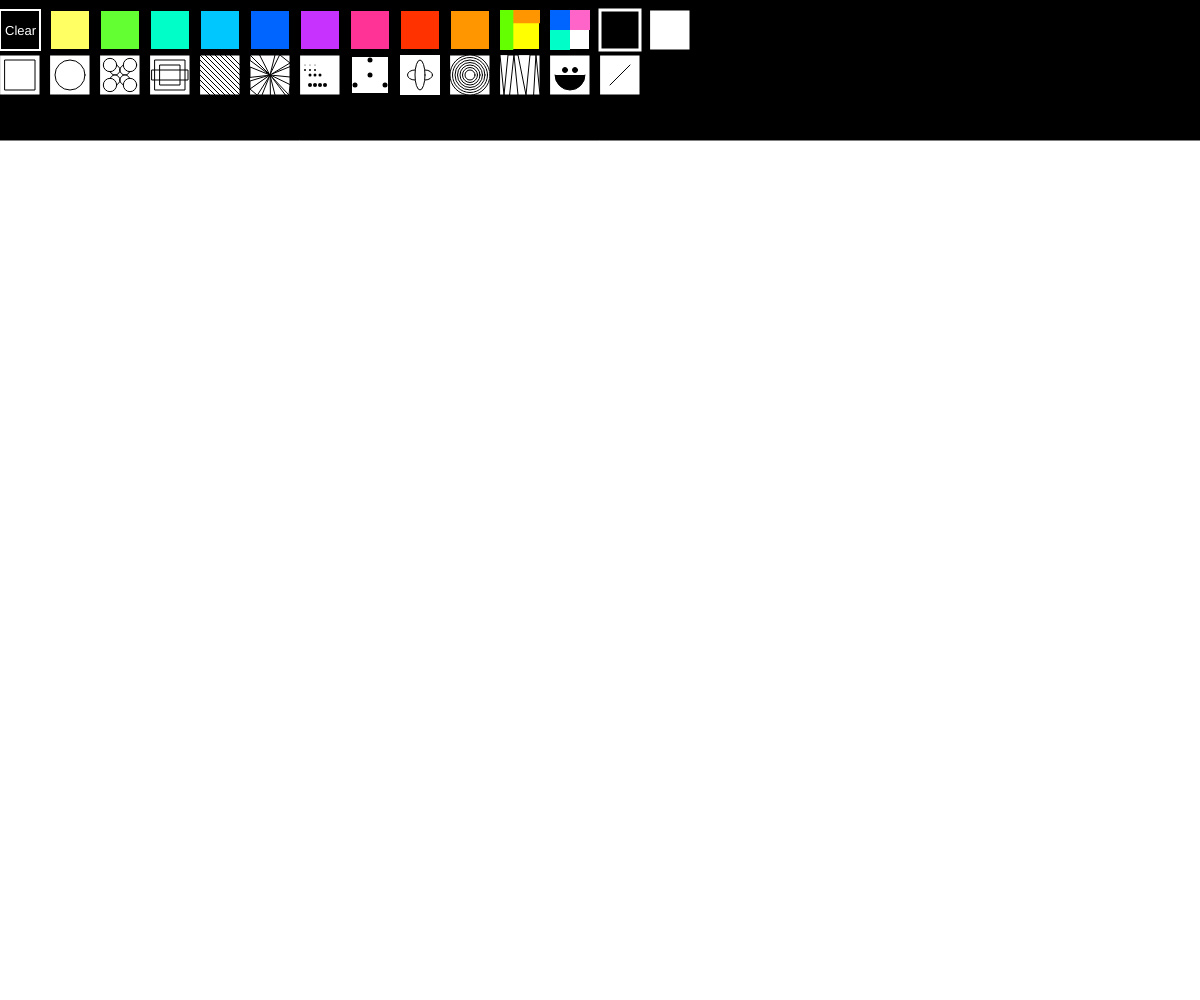
Frame 1 (no input)
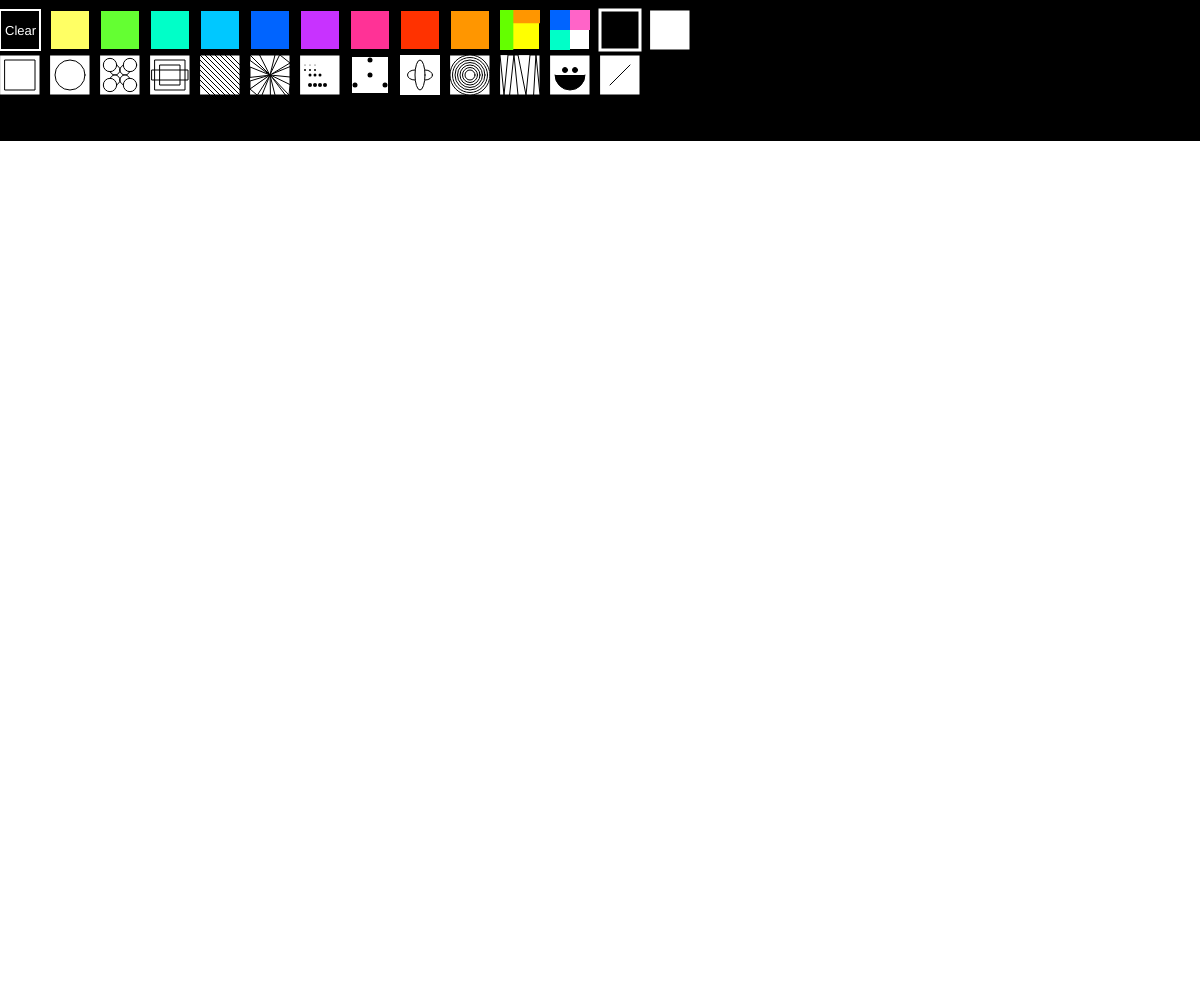
Frame 60 (no input)
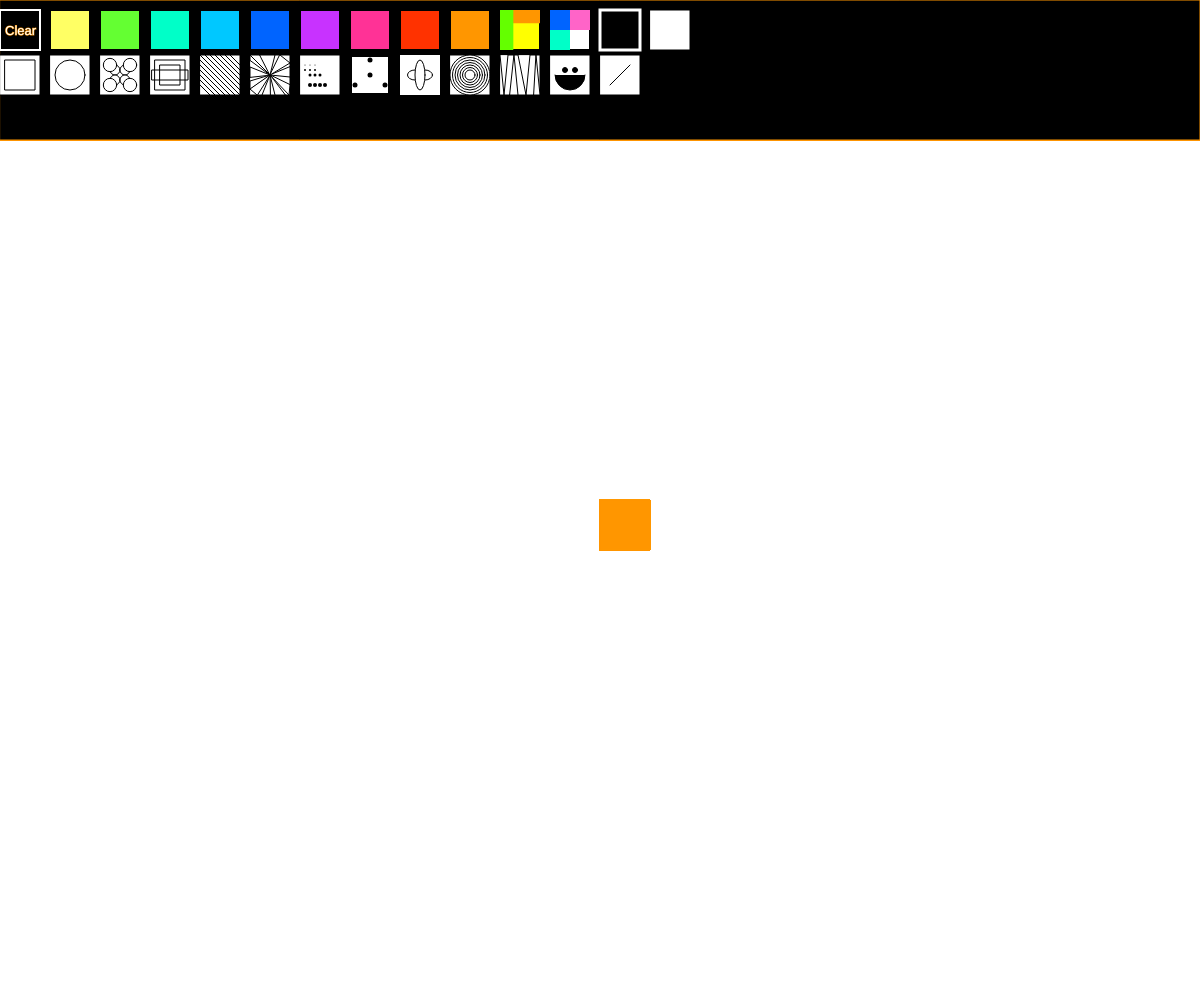
Frame 120 (the mouse pressed at the canvas centre since frame 60)

The p5.js sketch that drew these frames (run headless with seeded random() and noise() and a simulated clock; from frame 60 on, the mouse is pressed at the canvas centre):

// p5.js sketch
// ── sketch.js

var botontam = 40;

var boton1x = 0;
var boton1y = 10;

var boton2x = 50;
var boton2y = 10;

var boton3x = 100;
var boton3y = 10;

var boton4x = 150;
var boton4y = 10;

var boton5x = 200;
var boton5y = 10;

var boton6x = 250;
var boton6y = 10;

var boton7x = 300;
var boton7y = 10;

var boton8x = 350;
var boton8y = 10;

var boton9x = 400;
var boton9y = 10;

var boton10x = 450;
var boton10y = 10;

var boton11x = 500;
var boton11y = 10;

var boton12x = 550;
var boton12y = 10;

var boton13x = 600;
var boton13y = 10;

var boton14x = 0;
var boton14y = 55;

var boton15x = 50;
var boton15y = 55;

var boton16x = 100;
var boton16y = 55;

var boton17x = 150;
var boton17y = 55;

var boton18x = 200;
var boton18y = 55;

var boton19x = 250;
var boton19y = 55;

var boton20x = 300;
var boton20y = 55;

var boton21x = 350;
var boton21y = 55;

var boton22x = 400;
var boton22y = 55;

var boton23x = 450;
var boton23y = 55;

var boton24x = 500;
var boton24y = 55;

var boton25x = 550;
var boton25y = 55;

var boton26x = 650;
var boton26y = 10;


var boton27x = 600;
var boton27y = 55;


// Color y herramienta
//la herramienta predeterminada es el cuadrado
var herramienta = 0;
//el color predeterminado es el naranja
var colordibujar = 8;


function setup() {
	//  windowWidth y windowHeight son el tamaño del programa(tamaño en que el
  //usuario abre el programa en en computador, depende de cada computador)
	createCanvas(windowWidth, windowHeight);
	background(255, 255, 255);

}

function draw() {
  //fondo negro debajo de los colores y herramientas
  fill(0);
  rect(0,0,windowWidth,140);
  //CLEAR borra todo lo dibujado
  textSize(13);
  fill(255,255,255);
  text("Clear",5,35);
	noFill();
  stroke(255,255,255);
  strokeWeight(2);
	rect(boton1x, boton1y, botontam, botontam);
  stroke(0);
  
  //BOTONES DE COLORES
  //color 0 (amarillo)
	fill(255,255,100);
	rect(boton2x, boton2y, botontam, botontam);
  
  //color 1 (verde)
	fill(100,255,50);
	rect(boton3x, boton3y, botontam, botontam);
  
  //color 2 (aguamarina)
	fill(0,255,200);
	rect(boton4x, boton4y, botontam, botontam);
  
  //color 3 (azulclaro)
	fill(0,200,255);
	rect(boton5x, boton5y,botontam, botontam);
	
	//color 4 (azul)
	fill(0,100,255);
	rect(boton6x, boton6y,botontam, botontam);
  
  //color5 (morado)
  fill(200,50,255);
  rect(boton7x, boton7y,botontam, botontam);
	
  //color6 (rosado)
  fill(255,50,150);
  rect(boton8x, boton8y,botontam, botontam);
  
  //color7 (rojo)
  fill(255,50,0);
  rect(boton9x, boton9y,botontam, botontam);
  
  //color8 (naranja)
  fill(255,150,0);
  rect(boton10x, boton10y,botontam, botontam);
  
  //color9 (dependiendo de la posición en X y Y se dibuja de colores
  //verde, amarillo o naranja)
  //parte amarilla del boton
  fill(255,255,0);
  rect(boton11x, boton11y,botontam, botontam);
  noStroke();
  fill(255,150,0);
  rect(boton11x,boton11y,botontam, botontam/3);
  fill(100,255,0);
  rect((boton11x),boton11y,botontam/3,botontam);
  stroke(0);
  
  //color10 (dependiendo de la posici{on del mouse, cuatro colores : azul,
  //rosado, aguamarina,blanco)
  //parte blanca del botón
  fill(255,255,255);
  rect(boton12x, boton12y,botontam, botontam);
  noStroke();
  fill(255,100,200);
  rect(boton12x,boton12y,botontam, botontam/2);
  fill(0,255,200);
  rect((boton12x),boton12y,botontam/2,botontam);
  fill(0,100,255);
  rect((boton12x),boton12y,botontam/2,botontam/2);
  stroke(0);
  
  //color11 (negro)
  stroke(255,255,255);
  strokeWeight(3);
  fill(0);
  rect(boton13x,boton13y,botontam,botontam);
  stroke(0);
  strokeWeight(1);
  
  
  //herramienta1 (rectangulo)
  fill(255,255,255);
  rect(boton14x,boton14y,botontam,botontam);
  rect(boton14x+5,boton14y+5,botontam-10,botontam-10);

  
  //herramienta1 (circulo)
  fill(255,255,255);
  rect(boton15x,boton15y,botontam,botontam);
  ellipse(boton15x+20,boton15y+20,botontam-10,botontam-10);
  
  //herramienta2 (circulosraros-este dibuja circulos con base en la posición
  //del mouse), entre más cerca al centro, más pequeños los circulos
  fill(255,255,255);
  rect(boton16x,boton16y,botontam,botontam);
  ellipse(boton16x+15,boton16y+15,botontam/4,botontam/4);
  ellipse(boton16x+25,boton16y+15,botontam/4,botontam/4);
  ellipse(boton16x+15,boton16y+25,botontam/4,botontam/4);
  ellipse(boton16x+25,boton16y+25,botontam/4,botontam/4);
  ellipse(boton16x+10,boton16y+10,botontam/3,botontam/3);
  ellipse(boton16x+30,boton16y+10,botontam/3,botontam/3);
  ellipse(boton16x+10,boton16y+30,botontam/3,botontam/3);
  ellipse(boton16x+30,boton16y+30,botontam/3,botontam/3);
  
  
  //herramienta4 (lineas diagonales)
  fill(255,255,255);
  rect(boton18x,boton18y,botontam,botontam);
  line(boton18x,boton18y,boton18x+botontam,boton18y+botontam);
  line(boton18x+5,boton18y,boton18x+botontam,boton18y+botontam-5);
 	line(boton18x+10,boton18y,boton18x+botontam,boton18y+botontam-10);
  line(boton18x+15,boton18y,boton18x+botontam,boton18y+botontam-15);
  line(boton18x+20,boton18y,boton18x+botontam,boton18y+botontam-20);
  line(boton18x+25,boton18y,boton18x+botontam,boton18y+botontam-25);
  line(boton18x+30,boton18y,boton18x+botontam,boton18y+botontam-30);
  line(boton18x-5,boton18y,boton18x+botontam,boton18y+botontam+5);
 	line(boton18x-10,boton18y,boton18x+botontam,boton18y+botontam+10);
  line(boton18x-15,boton18y,boton18x+botontam,boton18y+botontam+15);
  line(boton18x-20,boton18y,boton18x+botontam,boton18y+botontam+20);
  line(boton18x-25,boton18y,boton18x+botontam,boton18y+botontam+25);
  line(boton18x-30,boton18y,boton18x+botontam,boton18y+botontam+30);
  
  //herramienta3 (cuadradoscentroraros, variando en la pocisión en X, y Y 
  // del mouse se agrandan o achican los rect{angulos en t{erminos de 
  //ancho y alto)
  fill(255,255,255);
  rect(boton17x,boton17y,botontam,botontam);
  noFill();
  rect(boton17x+5,boton17y+5,botontam-10,botontam-10);
  rect(boton17x+10,boton17y+10,botontam-20,botontam-20);
  rect(boton17x+2,boton17y+15,botontam-4,botontam-30);
  
  //herramienta5(crea triangulos al rededor del centro del programa,
  //el centro siempre va a ser un v{ertice de esto
  fill(255,255,255);
  rect(boton19x,boton19y,botontam,botontam);
  triangle(boton19x+(botontam/2),boton19y+(botontam/2),boton19x,boton19y,boton19x,boton19y+5);
  triangle(boton19x+(botontam/2),boton19y+(botontam/2),boton19x,boton19y+12,boton19x,boton19y+22);
  triangle(boton19x+(botontam/2),boton19y+(botontam/2),boton19x,boton19y+26,boton19x,boton19y+34);
  triangle(boton19x+(botontam/2),boton19y+(botontam/2),boton19x,boton19y+34,boton19x+7,boton19y+40);
  triangle(boton19x+(botontam/2),boton19y+(botontam/2),boton19x+12,boton19y+40,boton19x+20,boton19y+40);
  triangle(boton19x+(botontam/2),boton19y+(botontam/2),boton19x+25,boton19y+40,boton19x+35,boton19y+40);
  triangle(boton19x+(botontam/2),boton19y+(botontam/2),boton19x+39,boton19y+40,boton19x+40,boton19y+30);
  triangle(boton19x+(botontam/2),boton19y+(botontam/2),boton19x+40,boton19y+22,boton19x+40,boton19y+12);
  triangle(boton19x+(botontam/2),boton19y+(botontam/2),boton19x+40,boton19y+8,boton19x+30,boton19y);
  triangle(boton19x+(botontam/2),boton19y+(botontam/2),boton19x+25,boton19y,boton19x+10,boton19y);
  
  
  //herramienta6(dibuja puntos en la posición del mouse. A medida que el mouse
  //se acerca al punto m{as grande en Y (osea entre m{as abajo est{e, m{as
  //grande va a ser el stroke de los puntos
  fill(255,255,255);
  rect(boton20x,boton20y,botontam,botontam);
  strokeWeight(1);
  point(boton20x+5,boton20y+10);
  point(boton20x+10,boton20y+10);
  point(boton20x+15,boton20y+10);
  strokeWeight(2);
  point(boton20x+5,boton20y+15);
  point(boton20x+10,boton20y+15);
  point(boton20x+15,boton20y+15);
  strokeWeight(3);
  point(boton20x+10,boton20y+20);
  point(boton20x+15,boton20y+20);
  point(boton20x+20,boton20y+20);
   strokeWeight(4);
  point(boton20x+10,boton20y+30);
  point(boton20x+15,boton20y+30);
  point(boton20x+20,boton20y+30);
  point(boton20x+25,boton20y+30);
  
  //herramienta7(dibuja varios puntos al tiempo (4) haciendo una especie de
  //triangulación)
  fill(255,255,255);
  rect(boton21x,boton21y,botontam,botontam);
  strokeWeight(5);
  point(boton21x+(botontam/2)+15,boton21y+(botontam/2)+10);
  point(boton21x+(botontam/2)-15,boton21y+(botontam/2)+10);
  point(boton21x+(botontam/2),boton21y+(botontam/2));
  point(boton21x+(botontam/2),boton21y+(botontam/2)-15);
  noStroke();

  //herramienta8(dibuja flores)(no está dibujada la misma flor
  //porque causaba errores en el codigo. es una flor parecida a la
  //que se dibuja en el espacio de dibujo
  fill(255,255,255);
  rect(boton22x,boton22y,botontam,botontam);
  stroke(0);
  strokeWeight(1);
  ellipse(boton22x+15,boton22y+20,15,10);
   ellipse(boton22x+25,boton22y+20,15,10);
  ellipse(boton22x+(botontam/2),boton22y+20,10,30);
  //herramienta9(dibuja circulos conc{entricos)
  fill(255,255,255);
  rect(boton23x,boton23y,botontam,botontam);
  for(var anchoyalto = 40; anchoyalto > 5; anchoyalto = anchoyalto - 5)
	{
    stroke(0);
    strokeWeight(1);
  	ellipse(boton23x+(botontam/2),boton23y+(botontam/2),anchoyalto,anchoyalto);
	}
  //herramienta10
  fill(255,255,255);
  rect(boton24x,boton24y,botontam,botontam);
  triangle(boton24x,boton24y,boton24x+4,boton24y+botontam,boton24x+8,boton24y);
  triangle(boton24x+10,boton24y+botontam,boton24x+18,boton24y+botontam,boton24x+14,boton24y);
  triangle(boton24x+18,boton24y,boton24x+26,boton24y+botontam,boton24x+30,boton24y);
    triangle(boton24x+34,boton24y+botontam,boton24x+40,boton24y+botontam,boton24x+36,boton24y);
  
  //herramienta11(dibuja caritas felices. El tamaño de la boca de 
  //carita va creciendo a medida que el mouse se mueve hasta la esquina inferior
  //derecha, osea el punto m{as alto tanto en X como en Y)
  fill(255,255,255);
  rect(boton25x,boton25y,botontam,botontam);
  fill(0);
  ellipse(boton25x+15,boton25y+ 15, 5, 5);
  ellipse(boton25x+25, boton25y+ 15, 5,5);
  arc(550+20, 55+ 20, 30 ,30, radians(0), radians(180));
  
  //blanco (color blanco)
  fill(255,255,255);
  rect(boton26x,boton26y,botontam,botontam);
  
  //blanco (color blanco)
  fill(255,255,255);
  rect(boton27x,boton27y,botontam,botontam);
  line(boton27x+10,boton27y+30,boton27x+30,boton27y+10);
  
  

	if (mouseIsPressed) {
    
    //borra todo el espacio, es el primer btotn.
    //La idea de los botones de ac{a para abajo es que cuando el mouse se 
    //espiche dentro del espacio de cada boton se escoja una herramienta o
    //color diferente
		if (mouseX > boton1x && mouseX < boton1x + botontam &&
			mouseY > boton1y && mouseY < boton1y + botontam) {
			background(255,255,255);
		}
    //los primeros doce botones, ( la fila de arriba )son para 
    //cambiar el color
		if (mouseX > boton2x && mouseX < boton2x + botontam &&
			mouseY > boton2y && mouseY < boton2y + botontam) {
			colordibujar = 0;
		}
		
		if (mouseX > boton3x && mouseX < boton3x + botontam &&
			mouseY > boton3y && mouseY < boton3y + botontam) {
			colordibujar = 1;
		}
		if (mouseX > boton4x && mouseX < boton4x + botontam &&
			mouseY > boton4y && mouseY < boton4y + botontam) {
			colordibujar = 2;
		}
    if (mouseX > boton5x && mouseX < boton5x + botontam &&
			mouseY > boton5y && mouseY < boton5y + botontam) {
			colordibujar = 3;
		}
    if (mouseX > boton6x && mouseX < boton6x + botontam &&
			mouseY > boton6y && mouseY < boton6y + botontam) {
			colordibujar = 4;
		}
    if (mouseX > boton7x && mouseX < boton7x + botontam &&
			mouseY > boton7y && mouseY < boton7y + botontam) {
			colordibujar = 5;
		}
    if (mouseX > boton8x && mouseX < boton8x + botontam &&
			mouseY > boton8y && mouseY < boton8y + botontam) {
			colordibujar = 6;
		}
    if (mouseX > boton9x && mouseX < boton9x + botontam &&
			mouseY > boton9y && mouseY < boton9y + botontam) {
			colordibujar = 7;
		}
    if (mouseX > boton10x && mouseX < boton10x + botontam &&
			mouseY > boton10y && mouseY < boton10y + botontam) {
			colordibujar = 8;
		}
    if (mouseX > boton11x && mouseX < boton11x + botontam &&
			mouseY > boton11y && mouseY < boton11y + botontam) {
			colordibujar = 9;
		}
    if (mouseX > boton12x && mouseX < boton12x + botontam &&
			mouseY > boton12y && mouseY < boton12y + botontam) {
			colordibujar = 10;
		}
    if (mouseX > boton13x && mouseX < boton13x + botontam &&
			mouseY > boton13y && mouseY < boton13y + botontam) {
			colordibujar = 11;
		}
    
    //los botones de la fila de abaj son pra cambiar la herramienta
    if (mouseX > boton14x && mouseX < boton14x + botontam &&
			mouseY > boton14y && mouseY < boton14y + botontam) {
			herramienta = 0;
		}
    if (mouseX > boton15x && mouseX < boton15x + botontam &&
			mouseY > boton15y && mouseY < boton15y + botontam) {
			herramienta = 1;
		}
    if (mouseX > boton16x && mouseX < boton16x + botontam &&
			mouseY > boton16y && mouseY < boton16y + botontam) {
			herramienta = 2;
		}
    if (mouseX > boton17x && mouseX < boton17x + botontam &&
			mouseY > boton17y && mouseY < boton17y + botontam) {
			herramienta = 3;
		}
   if (mouseX > boton18x && mouseX < boton18x + botontam &&
			mouseY > boton18y && mouseY < boton18y + botontam) {
			herramienta = 4;
		}
    
    if (mouseX > boton19x && mouseX < boton19x + botontam &&
			mouseY > boton19y && mouseY < boton19y + botontam) {
			herramienta = 5;
		}
    if (mouseX > boton20x && mouseX < boton20x + botontam &&
			mouseY > boton20y && mouseY < boton20y + botontam) {
			herramienta = 6;
		}
    if (mouseX > boton21x && mouseX < boton21x + botontam &&
			mouseY > boton21y && mouseY < boton21y + botontam) {
			herramienta = 7;
		}
    if (mouseX > boton22x && mouseX < boton22x + botontam &&
			mouseY > boton22y && mouseY < boton22y + botontam) {
			herramienta = 8;
		}
    if (mouseX > boton23x && mouseX < boton23x + botontam &&
			mouseY > boton23y && mouseY < boton23y + botontam) {
			herramienta = 9;
		}
    if (mouseX > boton24x && mouseX < boton24x + botontam &&
			mouseY > boton24y && mouseY < boton24y + botontam) {
			herramienta = 10;
		}
    
  if (mouseX > boton25x && mouseX < boton25x + botontam &&
			mouseY > boton25y && mouseY < boton25y + botontam) {
			herramienta = 11;
		}
    //boton que sirve para cambiar a blanco
    if (mouseX > boton26x && mouseX < boton26x + botontam &&
			mouseY > boton26y && mouseY < boton26y + botontam) {
			colordibujar = 12;
		}
    //boton que sirve para cambiar a blanco
    if (mouseX > boton27x && mouseX < boton27x + botontam &&
			mouseY > boton27y && mouseY < boton27y + botontam) {
			herramienta = 12;
		}
    
    //DIBUJARRR
		//este if pretende que se dibuje solo en la parte que no tiene el
    //rectangulo negro, para que no se pinte sobre los botones
		if (mouseY>140 && mouseY <windowHeight)
    {
      //cambio de colores
      if (colordibujar == 0){
        stroke(255,255,100);
        fill(255,255,100);
 
      }
      if (colordibujar == 1){
        stroke(100,255,50);
        fill(100,255,50);
    
      }
      if (colordibujar == 2){
        stroke(0,255,200);
        fill(0,255,200);
     
      }
      if (colordibujar == 3){
        stroke(0,200,255);
        fill(0,200,255);
     
      }
      if (colordibujar == 4){
        stroke(0,100,255);
        fill(0,100,255);
     
      }
      if (colordibujar == 5){
        stroke(200,50,255);
        fill(200,50,255);
        
      }
			if (colordibujar == 6){
        stroke(255,50,150);
        fill(255,50,150);
      
      }
      if (colordibujar == 7){
        stroke(255,50,0);
        fill(255,50,0);
        
      }
      if (colordibujar == 8){
        stroke(255,150,0);
        fill(255,150,0);
     
      }
      if (colordibujar == 9){
        //multicolorverdenaranjaamarillo
        stroke(mouseX-50,mouseY-50,0);
        fill(mouseX-50,mouseY-50,0);
        
      }
      if (colordibujar == 10){
        //multicolorazulaguamarinarosadoblanco
        stroke(mouseX-300,mouseY-50,mouseY);
        fill(mouseX-300,mouseY-50,mouseY);
     
      }
      if (colordibujar == 11){
        //negro
        stroke(0);
        fill(0);  
      }
		  
      if (colordibujar == 12){
        //negro
        stroke(255,255,255);
        fill(255,255,255);  
      }
      
      
      // herramienta dibujar
      if (herramienta == 0) 
      {
				rect(mouseX,mouseY,50,50);
      }
      if (herramienta == 1) 
      {
        ellipse(mouseX,mouseY,50,50);
      }
      if(herramienta==2)
      {
        fill(255,255,255);
  			ellipse(mouseX, mouseY,mouseX-(windowWidth/2),mouseY-(windowHeight/2));
      }
      if(herramienta==3)
      {
        stroke(0);
  			rectMode(CENTER);
  			rect((windowWidth/2),((windowHeight+120)/2),mouseX,mouseY);
      	rectMode(CORNER);
      }
      if(herramienta==4)
      {
        strokeWeight(mouseY/100);
  			line(mouseX, mouseY, mouseX-(windowWidth/2),mouseY-(windowHeight/2));
      }
      if(herramienta==5)
      {
  			stroke(0);
  			triangle((windowWidth/2),((windowHeight+120)/2),mouseX,mouseY,mouseX+30,mouseY+15);
      }
      if(herramienta==6)
      {
  			strokeWeight(mouseY/50);
        point(mouseX,mouseY);
        
      }
      if(herramienta==7)
      {
  		
  			strokeWeight(10);
        point(mouseX+20,mouseY+15);
        point(mouseX-20,mouseY+15);
        point(mouseX,mouseY);
        point(mouseX,mouseY-20);
      }
      if(herramienta==8)
      {
  			stroke(0);
  			translate(mouseX,mouseY);
          ellipse(0, 0, 20, 80);
          rotate(PI/6);
          ellipse(0,0, 20, 80);
          rotate(2*(PI/6));
          ellipse(0,0, 20, 80);
          rotate(3*(PI/6));
          ellipse(0,0, 20, 80);
          rotate(4*(PI/6));
          ellipse(0,0, 20, 80);
      }
      if(herramienta==9)
      {
        for(var anchoyalto = 100; anchoyalto > 10; anchoyalto = anchoyalto - 10)
				{
        stroke(0);
        strokeWeight(1);
  			ellipse(mouseX,mouseY,anchoyalto,anchoyalto);
				}
      }
      if(herramienta==10)
      {
        stroke(0);
        triangle(mouseX, mouseY, pmouseX, pmouseY,mouseX,pmouseX);
      }
      if(herramienta==11)
      {
        
  				ellipse(mouseX+30, mouseY + 40, 10, 10);
  				ellipse(mouseX + 70, mouseY + 40, 10, 10);
          arc(mouseX+50, mouseY+ 60, (mouseX/5) + 40,(mouseY/5) + 30, radians(0), radians(180));
      }
      if(herramienta==12)
      {
         line(mouseX, mouseY, pmouseX, pmouseY);
  				
      }
      
    }
	}
}

     
